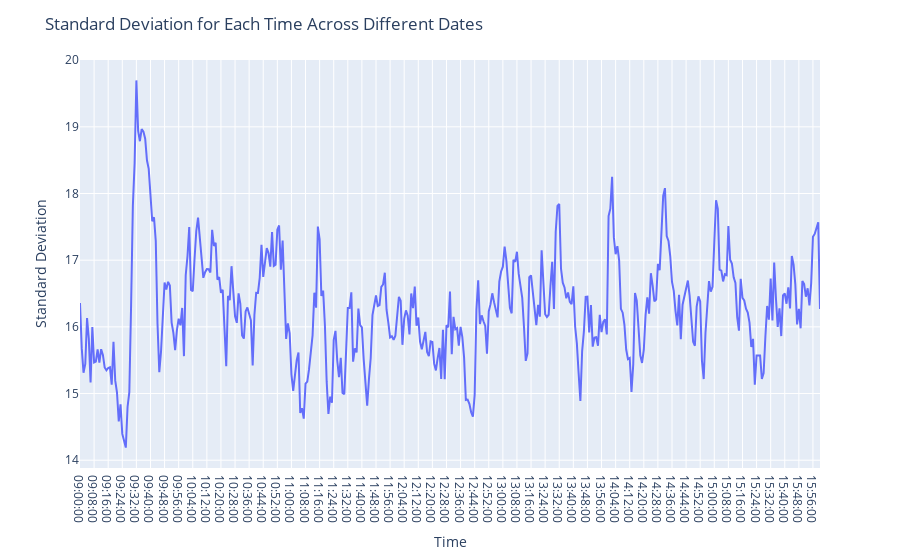

The notebook cell saved with this chart:
### Code cell
import plotly.express as px

# Assuming reshaped_df is your reshaped DataFrame from the previous step

# Calculate standard deviation along rows (axis=1)
reshaped_df['std_dev'] = reshaped_df.std(axis=1)

# Plotting standard deviation
fig = px.line(reshaped_df, x=reshaped_df.index, y='std_dev', line_shape='linear', render_mode='svg')

# Setting labels and title
fig.update_layout(
    xaxis_title='Time',
    yaxis_title='Standard Deviation',
    title='Standard Deviation for Each Time Across Different Dates'
)

# Show the plot
fig.show()

### Figure 1 — Plotly figure (JSON) as saved in the notebook; plotly's stock layout.template omitted (floating-point values rounded to 4 significant figures; data arrays with more than 128 entries replaced by an {"elided": "..."} marker saying what was removed)
{"data": [{"hovertemplate": "time=%{x}<br>std_dev=%{y}<extra></extra>", "legendgroup": "", "line": {"color": "#636efa", "dash": "solid", "shape": "linear"}, "marker": {"symbol": "circle"}, "mode": "lines", "name": "", "orientation": "v", "showlegend": false, "type": "scatter", "x": {"elided": "421 str values"}, "xaxis": "x", "y": {"elided": "421 float values"}, "yaxis": "y"}], "layout": {"legend": {"tracegroupgap": 0}, "margin": {"t": 60}, "title": {"text": "Standard Deviation for Each Time Across Different Dates"}, "xaxis": {"anchor": "y", "domain": [0, 1], "title": {"text": "Time"}}, "yaxis": {"anchor": "x", "domain": [0, 1], "title": {"text": "Standard Deviation"}}}}
